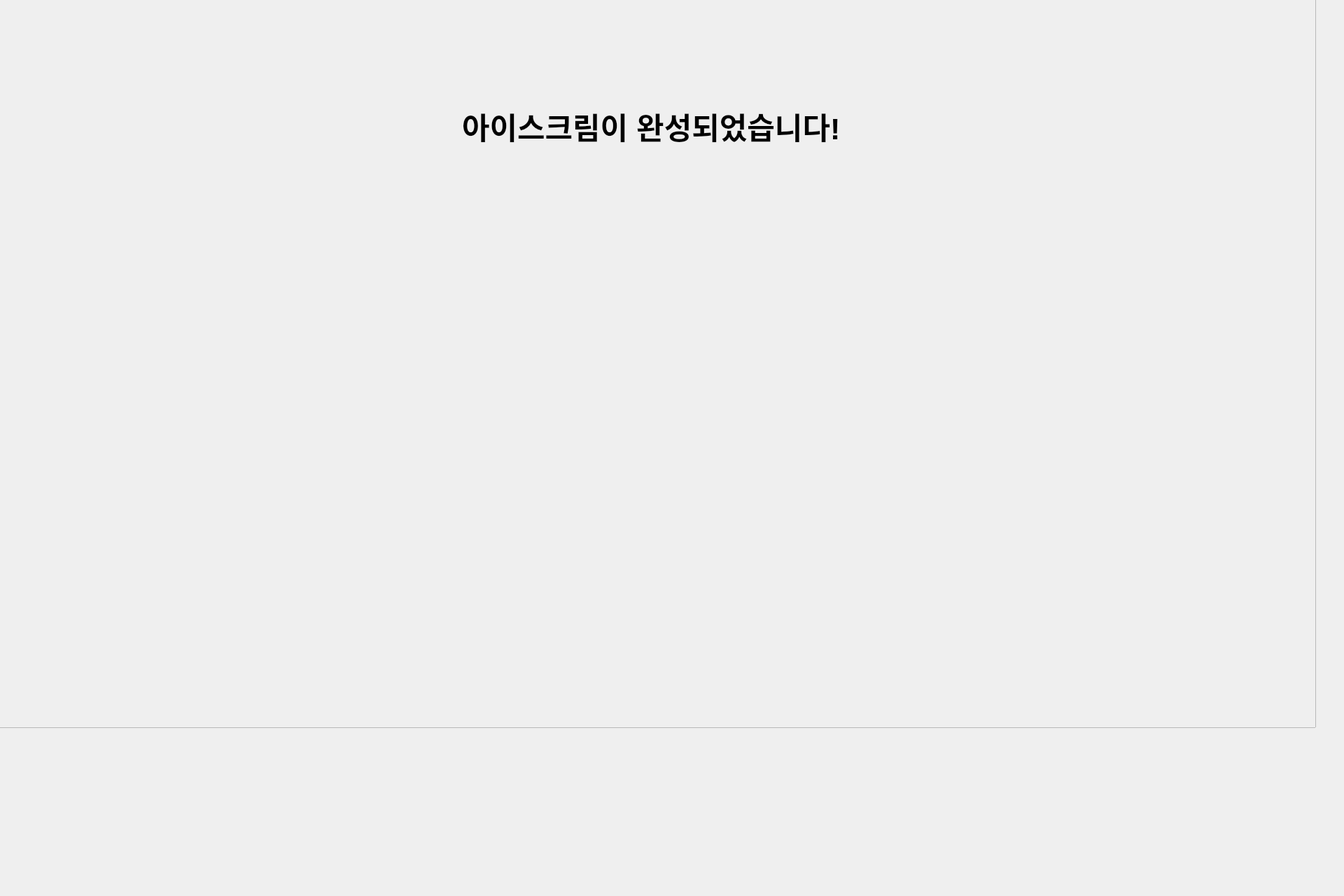
<?xml version="1.0" encoding="UTF-8"?>
<ui version="4.0">
 <class>Dialog</class>
 <widget class="QDialog" name="Dialog">
  <property name="geometry">
   <rect>
    <x>0</x>
    <y>0</y>
    <width>1920</width>
    <height>1280</height>
   </rect>
  </property>
  <property name="windowTitle">
   <string>Dialog</string>
  </property>
  <property name="styleSheet">
   <string notr="true">QPushButton {
    border: 2px solid #1E90FF;  /* 테두리 색상: DodgerBlue */
    border-radius: 10px;        /* 둥근 테두리 */
    padding: 5px;               /* 버튼 내부 여백 */
    background-color: #F0F8FF;  /* 배경 색상: AliceBlue */
}

QPushButton:hover {
    border: 2px solid #00BFFF;  /* 마우스 올렸을 때 테두리 색상: DeepSkyBlue */
    background-color: #E6F2FF;  /* 마우스 올렸을 때 배경 색상 */
}
</string>
  </property>
  <widget class="QLabel" name="label">
   <property name="geometry">
    <rect>
     <x>660</x>
     <y>120</y>
     <width>581</width>
     <height>121</height>
    </rect>
   </property>
   <property name="font">
    <font>
     <pointsize>32</pointsize>
     <weight>75</weight>
     <bold>true</bold>
    </font>
   </property>
   <property name="text">
    <string>아이스크림이 완성되었습니다!</string>
   </property>
  </widget>
  <widget class="QFrame" name="frame">
   <property name="geometry">
    <rect>
     <x>-40</x>
     <y>-40</y>
     <width>1920</width>
     <height>1080</height>
    </rect>
   </property>
   <property name="styleSheet">
    <string notr="true">QFrame {
    background-position: center; /* 이미지 중앙 정렬 */
    background-repeat: no-repeat; /* 이미지 반복 안함 */
}</string>
   </property>
   <property name="frameShape">
    <enum>QFrame::StyledPanel</enum>
   </property>
   <property name="frameShadow">
    <enum>QFrame::Raised</enum>
   </property>
   <widget class="QLabel" name="label_3">
    <property name="geometry">
     <rect>
      <x>-40</x>
      <y>-40</y>
      <width>1920</width>
      <height>1080</height>
     </rect>
    </property>
    <property name="text">
     <string>TextLabel</string>
    </property>
   </widget>
  </widget>
  <zorder>frame</zorder>
  <zorder>label</zorder>
 </widget>
 <resources/>
 <connections/>
</ui>
